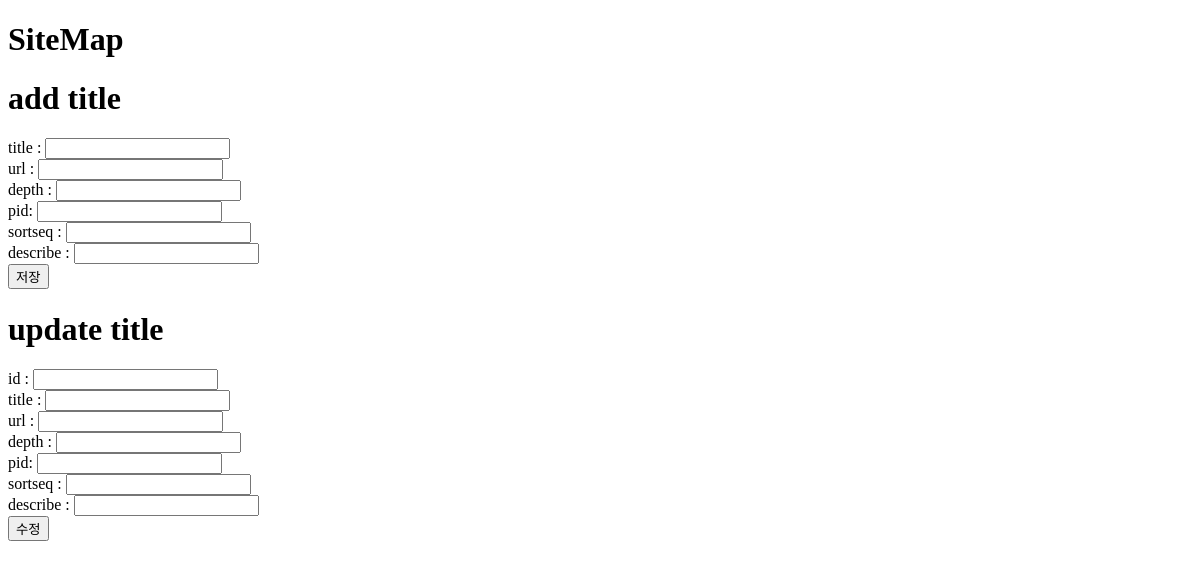
Before: / with the older database file.
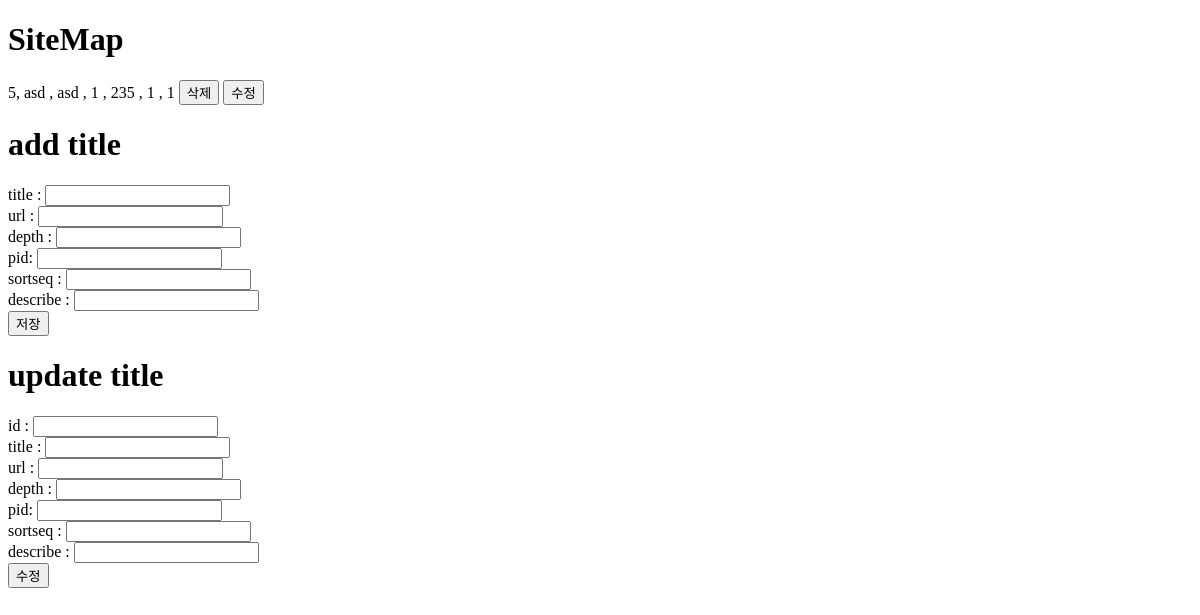
After: the same page with the newer database file.
### __init__.py (models this page shows, shortened)
class sitemap(db.Model):
    id = db.Column(db.Integer,primary_key = True,autoincrement=True)
    title = db.Column(db.String(255), nullable = False)
    url = db.Column(db.String(255), unique = True, nullable = True)
    depth = db.Column(db.Integer, nullable = False)
    pid = db.Column(db.Integer, nullable = False)
    sortseq = db.Column(db.Integer, unique = True, nullable = False)
    describe = db.Column(db.String(255), unique = True, nullable = True)

### __init__.py (the view)
@app.route("/")
def index():
    all_data = sitemap.query.order_by(sitemap.id.desc()).all() # selelct * from sitmemap
    return render_template("index.html",sitemap = all_data)

### templates/index.html (shortened to what this page needs)
<!DOCTYPE html>
<html lang="en">
<head>
</head>
<body>
    <h1>SiteMap</h1>
    {% for row in sitemap %}
        {{row.id}}, {{row.title}} , {{row.url}} , {{row.depth}} , {{row.pid}} , {{row.sortseq}} , {{row.describe}}
        <input type="button" value="삭제" onclick="fDel('{{row.id}}')">
        <input type="button" value="수정" onclick="fEdit('{{row.id}}', '{{row.title}}', '{{row.url}}', '{{row.depth}}', '{{row.pid}}','{{row.sortseq}}', '{{row.describe}}')">
    {% endfor %}
    <h1>add title</h1>
    <form action="/insert" method="POST">
        title : <input type="text" name="title"> <br>
        url : <input type="text" name="url"> <br>
        depth : <input type="text" name="depth"> <br>
        pid: <input type="text" name="pid"> <br>
        sortseq : <input type="text" name="sortseq"> <br>
        describe : <input type="text" name="describe"> <br>
        <input type="submit" value="저장">
    </form>
    <h1>update title</h1>
    <form name="frmEdit" action="/update" method="POST">
        id : <input type="text" name="id"> <br>
        title : <input type="text" name="title"> <br>
        url : <input type="text" name="url"> <br>
        depth : <input type="text" name="depth"> <br>
        pid: <input type="text" name="pid"> <br>
        sortseq : <input type="text" name="sortseq"> <br>
        describe : <input type="text" name="describe"> <br>
        <input type="submit" value="수정">
    </form>
</body>
</html>

Changed rows visible on the page:
added sitemap: id "5", title "asd", url "asd", depth "1", pid "235", sortseq "1", describe "1"
